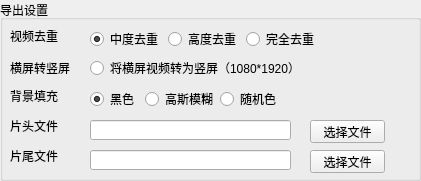
    <widget class="QGroupBox" name="groupBox_18">
     <property name="geometry">
      <rect>
       <x>440</x>
       <y>530</y>
       <width>421</width>
       <height>181</height>
      </rect>
     </property>
     <property name="title">
      <string>导出设置</string>
     </property>
     <widget class="QLabel" name="label_120">
      <property name="geometry">
       <rect>
        <x>10</x>
        <y>30</y>
        <width>54</width>
        <height>12</height>
       </rect>
      </property>
      <property name="text">
       <string>视频去重</string>
      </property>
     </widget>
     <widget class="QLabel" name="label_121">
      <property name="geometry">
       <rect>
        <x>10</x>
        <y>60</y>
        <width>71</width>
        <height>16</height>
       </rect>
      </property>
      <property name="text">
       <string>横屏转竖屏</string>
      </property>
     </widget>
     <widget class="QLabel" name="label_122">
      <property name="geometry">
       <rect>
        <x>10</x>
        <y>90</y>
        <width>54</width>
        <height>12</height>
       </rect>
      </property>
      <property name="text">
       <string>背景填充</string>
      </property>
     </widget>
     <widget class="QLabel" name="label_123">
      <property name="geometry">
       <rect>
        <x>10</x>
        <y>120</y>
        <width>54</width>
        <height>12</height>
       </rect>
      </property>
      <property name="text">
       <string>片头文件</string>
      </property>
     </widget>
     <widget class="QLabel" name="label_124">
      <property name="geometry">
       <rect>
        <x>10</x>
        <y>150</y>
        <width>54</width>
        <height>12</height>
       </rect>
      </property>
      <property name="text">
       <string>片尾文件</string>
      </property>
     </widget>
     <widget class="QRadioButton" name="radioButton_25">
      <property name="geometry">
       <rect>
        <x>90</x>
        <y>60</y>
        <width>221</width>
        <height>16</height>
       </rect>
      </property>
      <property name="text">
       <string>将横屏视频转为竖屏（1080*1920）</string>
      </property>
     </widget>
     <widget class="QWidget" name="layoutWidget_4">
      <property name="geometry">
       <rect>
        <x>90</x>
        <y>90</y>
        <width>191</width>
        <height>18</height>
       </rect>
      </property>
      <layout class="QHBoxLayout" name="horizontalLayout_4">
       <item>
        <widget class="QRadioButton" name="radioButton_26">
         <property name="text">
          <string>黑色</string>
         </property>
         <property name="checked">
          <bool>true</bool>
         </property>
        </widget>
       </item>
       <item>
        <widget class="QRadioButton" name="radioButton_27">
         <property name="text">
          <string>高斯模糊</string>
         </property>
        </widget>
       </item>
       <item>
        <widget class="QRadioButton" name="radioButton_28">
         <property name="text">
          <string>随机色</string>
         </property>
         <property name="checked">
          <bool>false</bool>
         </property>
        </widget>
       </item>
      </layout>
     </widget>
     <widget class="QLineEdit" name="lineEdit_58">
      <property name="geometry">
       <rect>
        <x>90</x>
        <y>120</y>
        <width>201</width>
        <height>20</height>
       </rect>
      </property>
      <property name="focusPolicy">
       <enum>Qt::NoFocus</enum>
      </property>
     </widget>
     <widget class="QLineEdit" name="lineEdit_59">
      <property name="geometry">
       <rect>
        <x>90</x>
        <y>150</y>
        <width>201</width>
        <height>20</height>
       </rect>
      </property>
      <property name="focusPolicy">
       <enum>Qt::NoFocus</enum>
      </property>
     </widget>
     <widget class="QPushButton" name="pushButton_31">
      <property name="geometry">
       <rect>
        <x>310</x>
        <y>120</y>
        <width>75</width>
        <height>23</height>
       </rect>
      </property>
      <property name="text">
       <string>选择文件</string>
      </property>
     </widget>
     <widget class="QPushButton" name="pushButton_32">
      <property name="geometry">
       <rect>
        <x>310</x>
        <y>150</y>
        <width>75</width>
        <height>23</height>
       </rect>
      </property>
      <property name="text">
       <string>选择文件</string>
      </property>
     </widget>
     <widget class="QWidget" name="layoutWidget">
      <property name="geometry">
       <rect>
        <x>90</x>
        <y>30</y>
        <width>227</width>
        <height>18</height>
       </rect>
      </property>
      <layout class="QHBoxLayout" name="horizontalLayout_5">
       <item>
        <widget class="QRadioButton" name="radioButton_16">
         <property name="text">
          <string>中度去重</string>
         </property>
         <property name="checked">
          <bool>true</bool>
         </property>
        </widget>
       </item>
       <item>
        <widget class="QRadioButton" name="radioButton_24">
         <property name="text">
          <string>高度去重</string>
         </property>
        </widget>
       </item>
       <item>
        <widget class="QRadioButton" name="radioButton_31">
         <property name="text">
          <string>完全去重</string>
         </property>
        </widget>
       </item>
      </layout>
     </widget>
    </widget>
